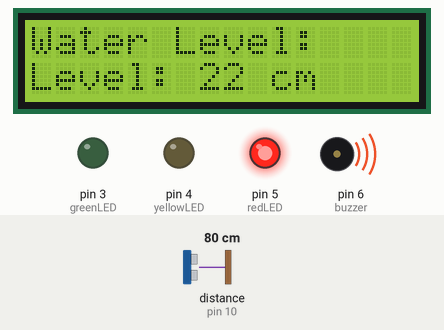
The sketch below on a simulated Arduino Uno, built with avr-gcc and run on an emulated ATmega328P. Shown: 16×2 character LCD, output pins drawn as LEDs (lit = HIGH), buzzer (waves = sounding). Wiring (inferred from the names in the program): ultrasonic range finder: trigger pin 9; echo pin 10. The inputs (shaded band) are chosen by the test bench; at power-on: distance to the obstacle (sensor on pin 10) 80 cm. The echo pulse lasts 58.3 µs per cm; pins used as bus, display or sensor lines are not drawn; what the sketch prints to the serial monitor is not drawn.

Above: at 1.2 s.
1.3 s: distance to the obstacle (sensor on pin 10) set to 120 cm
At 2.2 s:
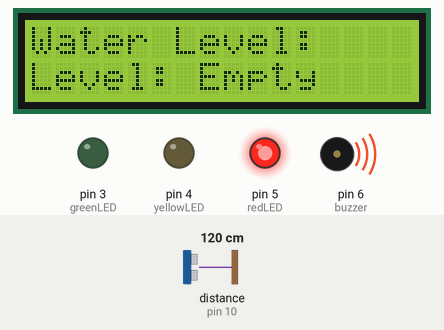
3.1 s: distance to the obstacle (sensor on pin 10) set to 76 cm
At 4.4 s:
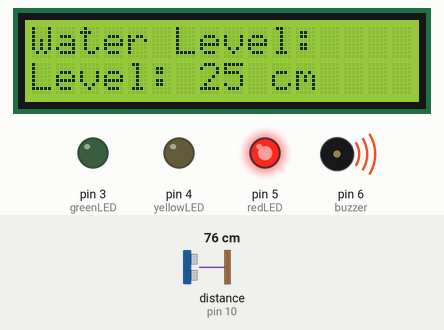
4.7 s: distance to the obstacle (sensor on pin 10) set to 69 cm
At 5.4 s:
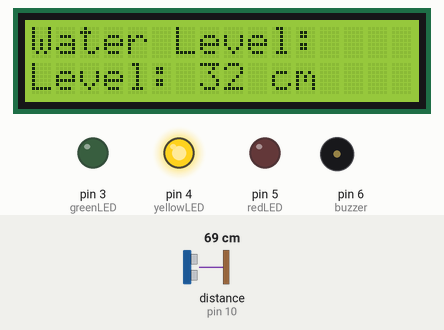
6.2 s: distance to the obstacle (sensor on pin 10) set to 34 cm
At 7.5 s:
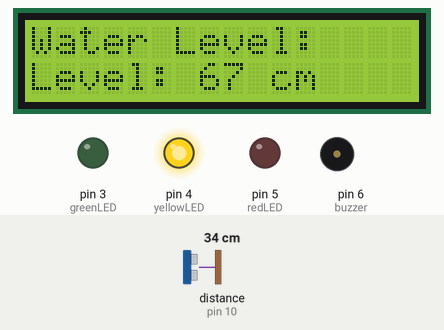
7.8 s: distance to the obstacle (sensor on pin 10) set to 27 cm
At 9.0 s:
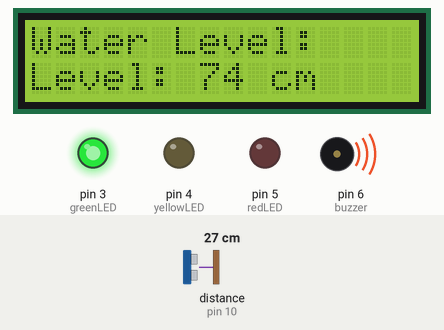
9.3 s: distance to the obstacle (sensor on pin 10) set to 250 cm
At 10.4 s:
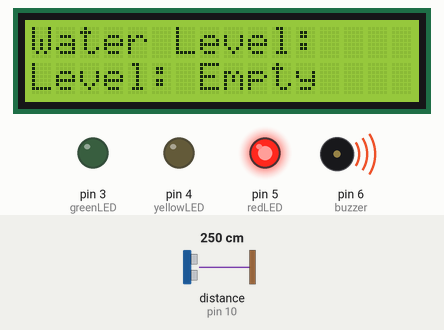
Timing chart, 0 to 11.9 s (numbered marks = the images above; inputs shaded):
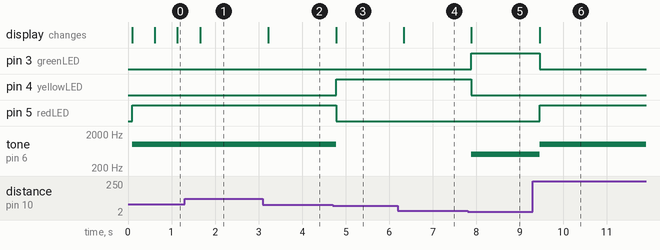

Measured:
- the behaviour switches between 72 and 71 cm on distance to the obstacle (sensor on pin 10) (found by bisection; images 2 and 3)
- the behaviour switches between 31 and 30 cm on distance to the obstacle (sensor on pin 10) (found by bisection; images 4 and 5)
- after the input at 1.3 s, the display: changes after 0.36 s (image 1)
- after the input at 3.1 s, the display: changes after 0.12 s (image 2)
- after the input at 4.7 s, pin 4 (yellowLED): LOW → HIGH after 0.08 s; pin 5 (redLED): HIGH → LOW after 0.08 s; tone on pin 6 (buzzer): 1000 Hz → silent after 0.08 s; the display: changes after 0.08 s (image 3)
- after the input at 6.2 s, the display: changes after 0.14 s (image 4)
- after the input at 7.8 s, pin 3 (greenLED): LOW → HIGH after 0.09 s; pin 4 (yellowLED): HIGH → LOW after 0.09 s; tone on pin 6 (buzzer): silent → 500 Hz after 0.09 s; the display: changes after 0.09 s (image 5)
- after the input at 9.3 s, pin 3 (greenLED): HIGH → LOW after 0.15 s; pin 5 (redLED): LOW → HIGH after 0.15 s; tone on pin 6 (buzzer): 500 Hz → 1000 Hz after 0.15 s; the display: changes after 0.16 s (image 6)

The sketch:

Code.ino
```cpp
#include <Wire.h>
#include <LiquidCrystal_I2C.h>

// Initialize the LCD
LiquidCrystal_I2C lcd(0x27, 16, 2);

// Pin Definitions
const int trigPin = 9;
const int echoPin = 10;
const int greenLED = 3;
const int yellowLED = 4;
const int redLED = 5;
const int buzzer = 6;

const int tankHeight = 100; // Height of the tank in cm

void setup() {
  // Initialize serial communication
  Serial.begin(9600);

  // Pin Modes
  pinMode(trigPin, OUTPUT);
  pinMode(echoPin, INPUT);
  pinMode(greenLED, OUTPUT);
  pinMode(yellowLED, OUTPUT);
  pinMode(redLED, OUTPUT);
  pinMode(buzzer, OUTPUT);

  // Initialize LCD
  lcd.init();
  lcd.backlight();
  lcd.setCursor(0, 0);
  lcd.print("Water Level:");
}

void loop() {
  // Trigger the ultrasonic sensor
  digitalWrite(trigPin, LOW);
  delayMicroseconds(2);
  digitalWrite(trigPin, HIGH);
  delayMicroseconds(10);
  digitalWrite(trigPin, LOW);

  // Read echo pin
  long duration = pulseIn(echoPin, HIGH);

  // Calculate distance in cm
  long distance = duration * 0.034 / 2;

  // Calculate water level
  long waterLevel = tankHeight - distance;

  // Display water level on LCD
  lcd.setCursor(0, 1);
  if (waterLevel > 0 && waterLevel <= tankHeight) {
    lcd.print("Level: ");
    lcd.print(waterLevel);
    lcd.print(" cm   "); // Padding for overwriting old values
  } else if (waterLevel <= 0) {
    lcd.print("Level: Empty   ");
  } else {
    lcd.print("Out of Range   ");
  }

  // LED and buzzer control
  if (waterLevel < 30) { // Low water level
    digitalWrite(greenLED, LOW);
    digitalWrite(yellowLED, LOW);
    digitalWrite(redLED, HIGH);
    tone(buzzer, 1000); // Buzzer alert
  } else if (waterLevel >= 30 && waterLevel <= 70) { // Medium water level
    digitalWrite(greenLED, LOW);
    digitalWrite(yellowLED, HIGH);
    digitalWrite(redLED, LOW);
    noTone(buzzer);
  } else if (waterLevel > 70) { // High water level
    digitalWrite(greenLED, HIGH);
    digitalWrite(yellowLED, LOW);
    digitalWrite(redLED, LOW);
    tone(buzzer, 500); // Buzzer alert for full tank
  }

  // Debugging via Serial Monitor
  Serial.print("Water Level: ");
  Serial.print(waterLevel);
  Serial.println(" cm");

  // Delay for stability
  delay(500);
}
```
